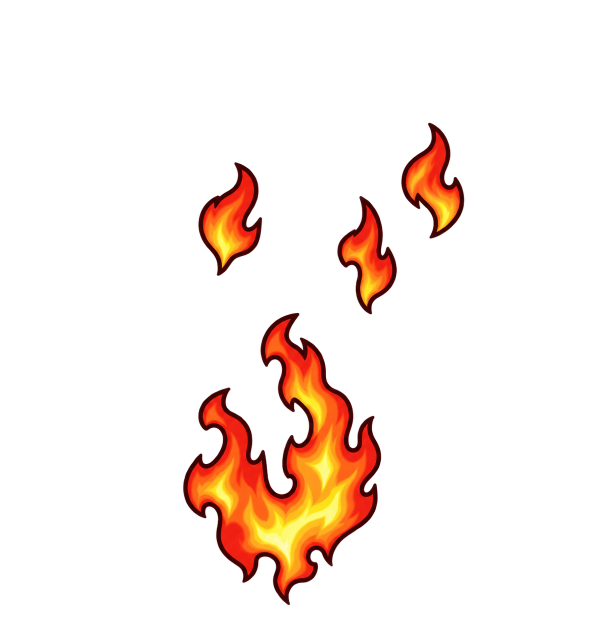
#> input picture art/cartoon/fire-v1/generation/005-generated-v1.png, 1229 x 1280 px, given in place of 006.png, which was not available (shown at 1/2 size)
$ python hand_parachute_inspect.py
#> lines starting #> are read from the running program, lines starting #| are printed output that depends on the picture; pictures that were not available may be replaced by others from this repository, and a replacement may not be noted
from pathlib import Path
from PIL import Image, ImageOps, ImageDraw
root=Path(__file__).resolve().parents[4]
old=root/'art/cartoon/gulls-clock-props-batch-v1'
new=root/'art/cartoon/gulls-clock-props-corrections-v2'
out=root/'build/clock-parachute-corrections'
out.mkdir(parents=True,exist_ok=True)
rows=[('THEEND1.BMP',f) for f in ['006','008','009']]
sheet=Image.new('RGB',(1200,900),'#dddddd')
#> sheet: PIL image 1200x900 RGB; every value is 221
d=ImageDraw.Draw(sheet)
for n,(res,f) in enumerate(rows):
    for col,path in enumerate([old/'reference/nearest8'/res/(f+'.png'),old/'generation'/res/(f+'-generated-v1.png')]):
        im=Image.open(path).convert('RGBA')
#> im is the input picture: PIL image 1229x1280 RGBA; mean R, G, B, A 20, 8.1, 2.1, 24.5
        im.thumbnail((570,250),Image.Resampling.NEAREST if col==0 else Image.Resampling.LANCZOS)
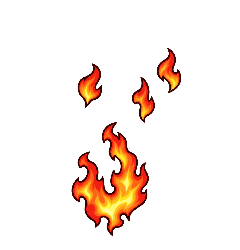
#> im: PIL image 240x250 RGBA; mean R, G, B, A 20.1, 8.1, 2.1, 24.5; transparent parts drawn white
        x=col*600+(600-im.width)//2;y=n*300+35+(250-im.height)//2
#> after `x = col * 600 + (600 - im.width) // 2`: x = 180
#> after `y = n * 300 + 35 + (250 - im.height) // 2`: y = 35
        sheet.paste(im,(x,y),im)
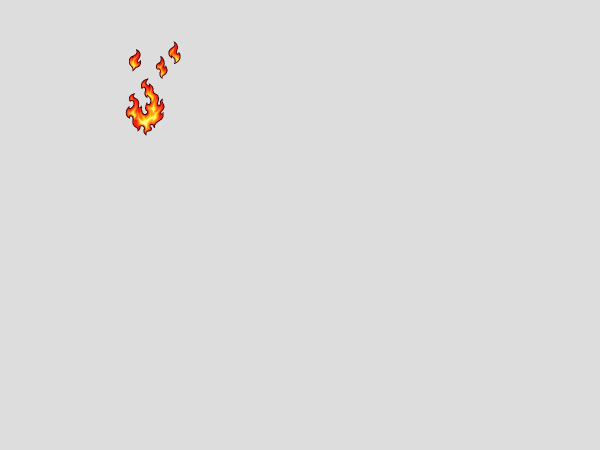
#> sheet: PIL image 1200x900 RGB (shown at 1/2 size); mean R, G, B 220.9, 220.3, 219.9
        d.text((col*600+12,n*300+10),res+' '+f+(' original' if col==0 else ' prior'),fill='black')
#> pass 2 of the loop `for n,(res,f) in enumerate(rows):`:
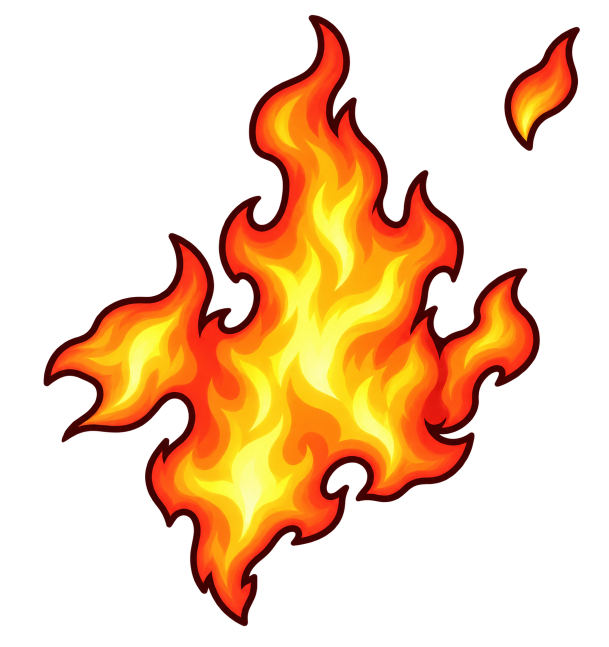
#> input picture art/cartoon/fire-v1/generation/011-generated-v1.png, 1217 x 1293 px, given in place of 008.png, which was not available (shown at 1/2 size)
#> im is the input picture: PIL image 1217x1293 RGBA; mean R, G, B, A 72.1, 38.1, 7.4, 82.2
#> `im.thumbnail((570,250),Image.Resampling.NEAREST if col==0 else Image.R..`:
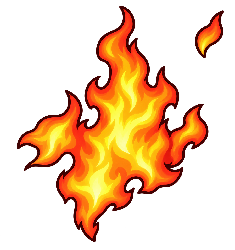
#> im: PIL image 235x250 RGBA; mean R, G, B, A 72.1, 38.1, 7.4, 82.1; transparent parts drawn white
#> `sheet.paste(im,(x,y),im)`:
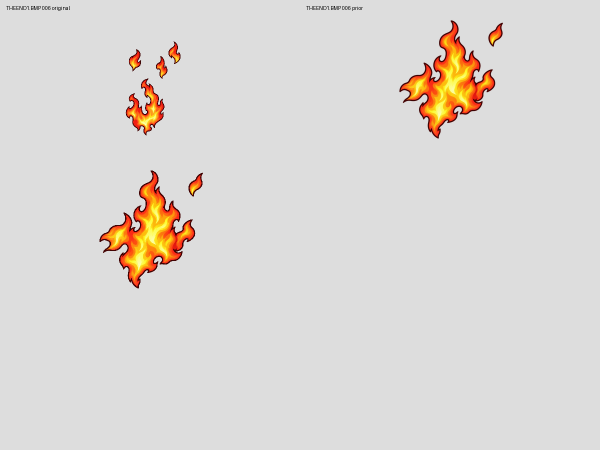
#> sheet: PIL image 1200x900 RGB (shown at 1/2 size); mean R, G, B 220.7, 216.5, 212.9
#> (the run stopped early here; a loop or call above may not have finished)
